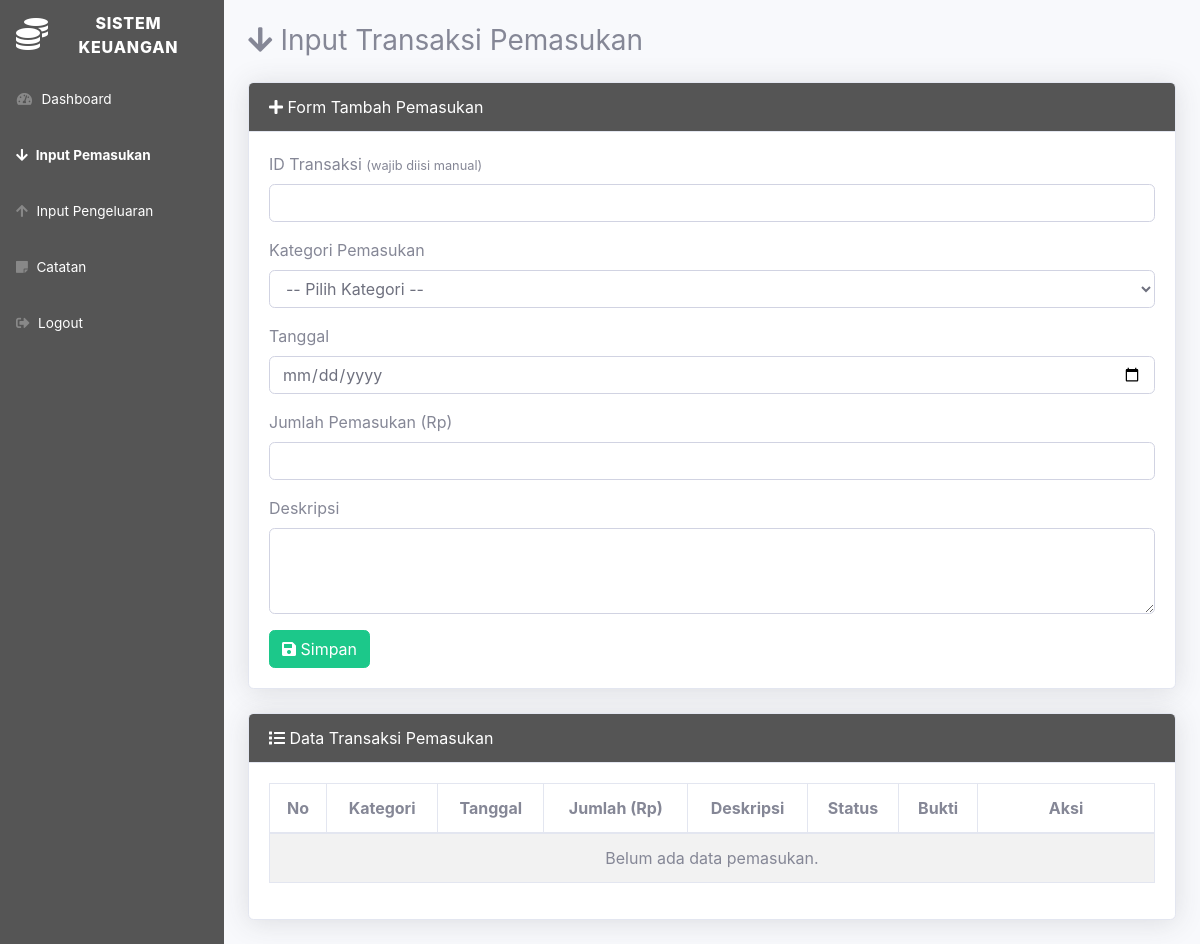
Page /ADMIN/transaksi_pemasukan.php (signed in) on the earlier database version.
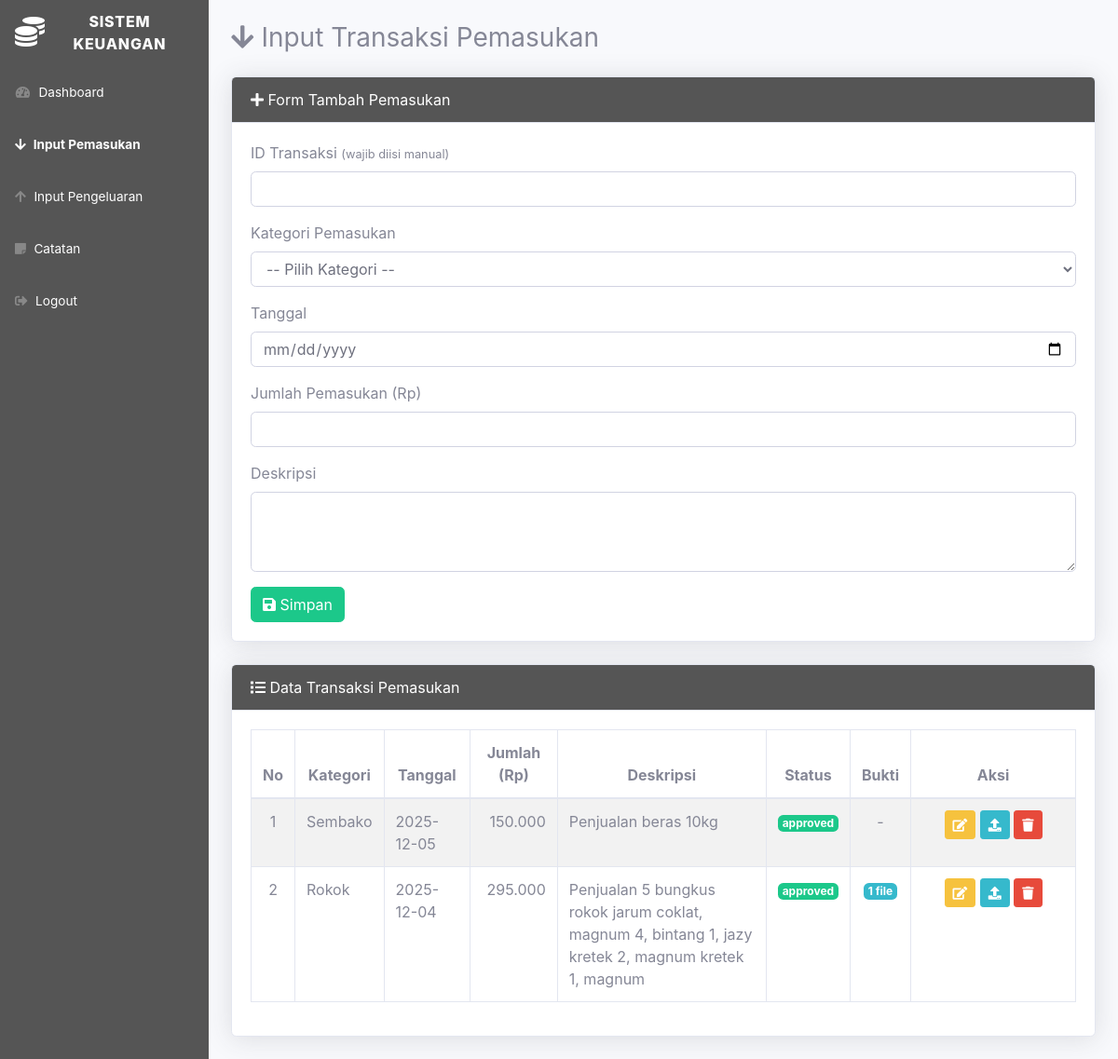
Same page on the later database version.
### tables this page shows
CREATE TABLE `transaksi_pemasukan` (
  `transaksi_masuk_id` int(11) NOT NULL,
  `user_id` int(11) NOT NULL,
  `kat_pemasukan_id` int(11) NOT NULL,
  `tanggal_masuk` date NOT NULL,
  `jumlah_pemasukan` decimal(15,2) NOT NULL,
  `deskripsi` varchar(100) DEFAULT NULL,
  `status` enum('draft','approved','rejected') NOT NULL DEFAULT 'draft',
  `shift_id` int(11) DEFAULT NULL
);

CREATE TABLE `kategori_pemasukan` (
  `kat_pemasukan_id` int(11) NOT NULL,
  `nama_kategori` varchar(100) NOT NULL
);

### ADMIN/transaksi_pemasukan.php (the view, shortened to what the changed rows need)
<?php
include '../config.php';
$user_id = $_SESSION['user_id'];
function tableHasColumn(mysqli $conn, string $table, string $column): bool {
	$res = $conn->query("SHOW COLUMNS FROM $table LIKE '$column'");
	return $res && $res->num_rows > 0;
}
$data_pemasukan = $conn->query("
    SELECT tp.*, kp.nama_kategori,
           (SELECT COUNT(*) FROM transaksi_file WHERE tipe='pemasukan' AND ref_id=tp.transaksi_masuk_id) AS jumlah_bukti
    FROM transaksi_pemasukan tp
    JOIN kategori_pemasukan kp ON tp.kat_pemasukan_id = kp.kat_pemasukan_id
    WHERE tp.user_id = '$user_id'
    ORDER BY tp.transaksi_masuk_id DESC
");
?>
<!DOCTYPE html>
<html lang="id">
<head>
    <link href="../startbootstrap-sb-admin-2-master/vendor/fontawesome-free/css/all.min.css" rel="stylesheet">
    <link href="../startbootstrap-sb-admin-2-master/css/sb-admin-2.min.css" rel="stylesheet">
</head>
<body id="page-top">
<div id="wrapper">
    <div id="content-wrapper" class="d-flex flex-column">
        <div id="content" class="p-4">
            <div class="card shadow">
                <div class="card-body">
                    <table class="table table-bordered table-striped">
                        <thead>
                            <tr class="text-center">
                                <th>No</th>
                                <th>Kategori</th>
                                <th>Tanggal</th>
                                <th>Jumlah (Rp)</th>
                                <th>Deskripsi</th>
                                <th>Status</th>
								<th>Bukti</th>
								<th width="20%">Aksi</th>
                            </tr>
                        </thead>
                        <tbody>
							<?php if ($data_pemasukan->num_rows > 0): $no = 1; $hasStatus = tableHasColumn($conn, 'transaksi_pemasukan', 'status'); ?>
                                <?php while ($row = $data_pemasukan->fetch_assoc()): $st = $hasStatus && isset($row['status']) ? $row['status'] : 'draft'; ?>
                                    <tr>
                                        <td class="text-center"><?= $no++; ?></td>
                                        <td><?= htmlspecialchars($row['nama_kategori']); ?></td>
                                        <td><?= htmlspecialchars($row['tanggal_masuk']); ?></td>
                                        <td class="text-right"><?= number_format($row['jumlah_pemasukan'], 0, ',', '.'); ?></td>
                                        <td><?= htmlspecialchars($row['deskripsi']); ?></td>
                                        <td class="text-center"><span class="badge <?= $st=='approved'?'badge-success':($st=='rejected'?'badge-danger':'badge-secondary'); ?>"><?= htmlspecialchars($st); ?></span></td>
										<td class="text-center">
											<?php if ($row['jumlah_bukti'] > 0): ?>
												<span class="badge badge-info"><?= $row['jumlah_bukti']; ?> file</span>
											<?php else: ?>
												<span class="text-muted">-</span>
											<?php endif; ?>
										</td>
										<td class="text-center">
											<button class="btn btn-warning btn-sm" data-toggle="modal" data-target="#edit<?= $row['transaksi_masuk_id']; ?>"><i class="fas fa-edit"></i></button>
											<button class="btn btn-info btn-sm" data-toggle="modal" data-target="#upload<?= $row['transaksi_masuk_id']; ?>"><i class="fas fa-upload"></i></button>
											<a href="transaksi_pemasukan.php?hapus=<?= $row['transaksi_masuk_id']; ?>" class="btn btn-danger btn-sm" onclick="return confirm('Hapus transaksi ini?')"><i class="fas fa-trash"></i></a>
										</td>
                                    </tr>
                                <?php endwhile; ?>
                            <?php else: ?>
								<tr><td colspan="8" class="text-center">Belum ada data pemasukan.</td></tr>
                            <?php endif; ?>
                        </tbody>
                    </table>
                </div>
            </div>
        </div>
    </div>
</div>
</body>
</html>

Differences in the rows shown:
added transaksi_pemasukan: kat_pemasukan.nama_kategori "Sembako", tanggal_masuk "2025-12-05", jumlah_pemasukan "150.000", deskripsi "Penjualan beras 10kg", status "approved"
added transaksi_pemasukan: kat_pemasukan.nama_kategori "Rokok", tanggal_masuk "2025-12-04", jumlah_pemasukan "295.000", deskripsi "Penjualan 5 bungkus rokok jarum coklat, magnum 4, bintang 1, jazy kretek 2, magnum kretek 1, magnum", status "approved", jumlah_bukti "1"
Other differences:
text no longer shown: "Belum ada data pemasukan."
